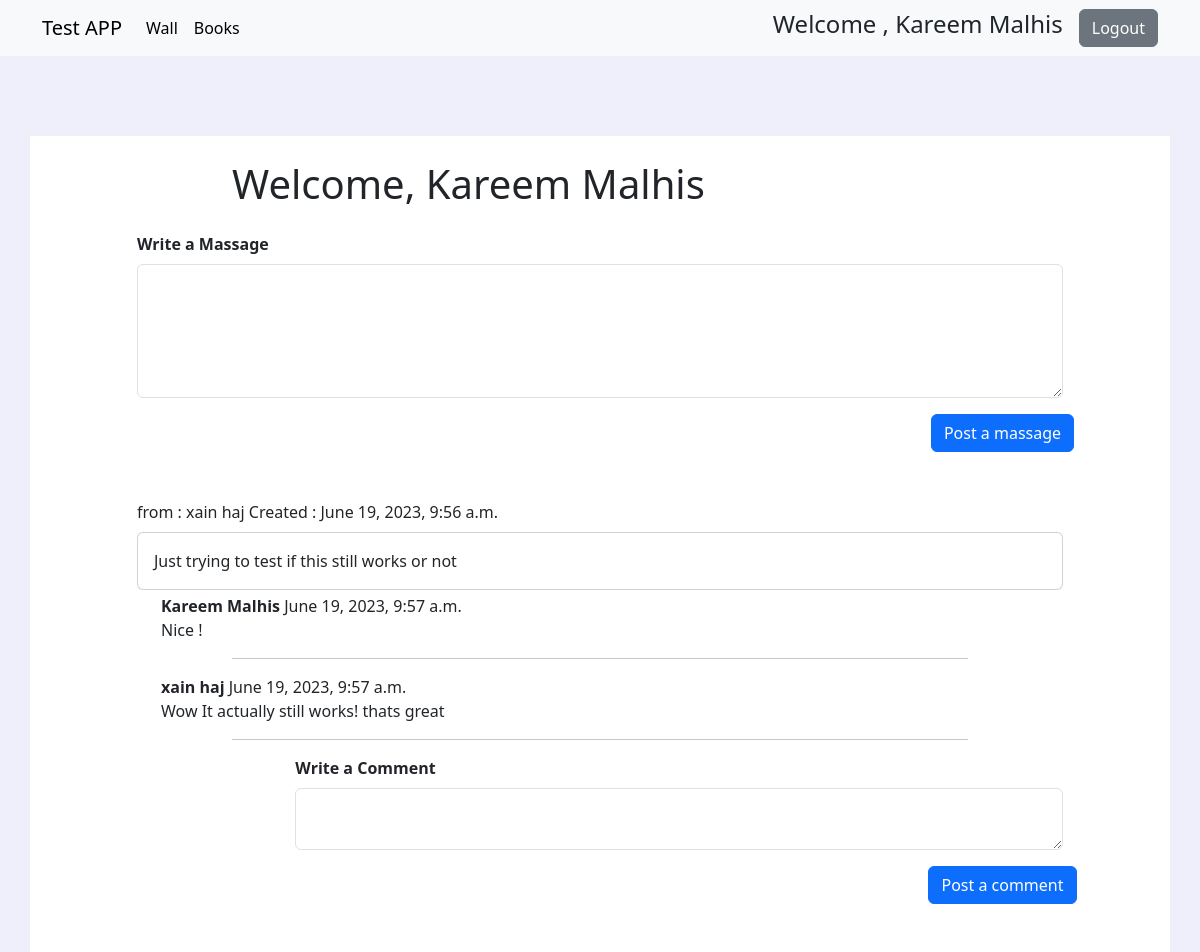
The app's page /success (signed in) with its own data.
### fav_books_app/models.py (models this page shows)
class Users(models.Model):
    first_name=models.CharField(max_length=100)
    last_name=models.CharField(max_length=100)
    email=models.CharField(max_length=100)
    password=models.CharField(max_length=255)
    created_at=models.DateTimeField(auto_now_add=True)
    updated_at=models.DateTimeField(auto_now=True)
    objects = Validation()

class Message(models.Model):
    message = models.TextField()
    user = models.ForeignKey(Users,related_name="messages",on_delete=models.CASCADE)
    created_at=models.DateTimeField(auto_now_add=True)
    updated_at=models.DateTimeField(auto_now=True)

class Comment(models.Model):
    comment = models.TextField()
    massage = models.ForeignKey(Message, related_name="comments", on_delete=models.CASCADE)
    user = models.ForeignKey(Users, related_name="comments", on_delete=models.CASCADE)
    created_at=models.DateTimeField(auto_now_add=True)
    updated_at=models.DateTimeField(auto_now=True)

### fav_books_app/views.py (the view)
# urls.py: path('success', views.success , name='success'),
def success(request):
    user = Users.objects.get(id=request.session['user_id'])
    msg_objects = Message.objects.all().order_by("-created_at")
    comment_objects = Comment.objects.all().order_by("-created_at")
    context = {
        'first_name': user.first_name,
        'last_name': user.last_name,
        'msg_objects': msg_objects,
        'comment_objects': comment_objects,
    }
    return render(request, 'success.html', context)

### fav_books_app/templates/success.html (shortened to what this page needs)
<!DOCTYPE html>
<html lang="en">
<head>
    {% load static %}
    <link rel="stylesheet" href="{% static 'css/bootstrap.css' %}">
    {% load static %}
    {% load static %}
</head>
<body style="background-color: rgba(231, 233, 249, 0.707);">
    <nav class="navbar navbar-expand-lg navbar-light bg-light">
        <div class="container">
            <a class="navbar-brand" href="#">Test APP</a>
            <div class="collapse navbar-collapse" id="navbarSupportedContent">
                <ul class="navbar-nav me-auto mb-2 mb-lg-0">
                    <li class="nav-item">
                        <a class="nav-link active" aria-current="page" href="{% url 'fav_books_app:success_redirect' %}">Wall</a>
                    </li>
                    <li class="nav-item">
                        <a class="nav-link active" aria-current="page" href="{% url 'fav_books_app:books' %}">Books</a>
                    </li>
                </ul>
                <form class="d-flex align-items-center">
                    <h4> Welcome , {{first_name}} {{last_name}}</h4>
                    <a href="{% url 'fav_books_app:logout_process' %}" class="ms-3 btn btn-secondary">Logout</a>
                </form>
            </div>
        </div>
    </nav>
    <div class="container mt-6 pt-4" style="background-color: white;">
        <div class="row justify-content-end mb-3">
            <div class="col-sm-10">
                <h1 class="aligne-item-center">Welcome, {{first_name}} {{last_name}}</h1>
            </div>
        </div>
        <main class="pb-5">
            <form action="{% url 'fav_books_app:msg_process' %}" method="post">
                <div class="row justify-content-center">
                    <div class="col-sm-10">
                        <label for="exampleFormControlTextarea1" class="form-label"><strong>Write a
                                Massage</strong></label>
                        <textarea name="msg" class="form-control" id="exampleFormControlTextarea1" rows="5"></textarea>
                    </div>
                    <div class="row justify-content-end mt-3 ">
                        <div class="col-sm-3  text-center me-3">
                            <button type="submit" class="btn btn-primary">Post a massage</button>
                        </div>
                    </div>
                </div>
            </form>
            {% for msg in msg_objects %}
            <div class="row justify-content-center mt-5 mb-1">
                <div class="col-sm-10">
                    <label class="form-label"> from : {{msg.user.first_name}} {{msg.user.last_name}} Created :
                        {{msg.created_at}}</label>
                    <div class="card">
                        <div class="card-body">
                            {{msg.message}}
                        </div>
                    </div>
                </div>
            </div>
            {% for comment in comment_objects %}
            {% if comment.massage.id == msg.id%}
            <div class="row justify-content-center">
            <div class="col-sm-10 ms-5"> <strong>{{comment.user.first_name}} {{comment.user.last_name}} </strong> {{comment.created_at}}</div>
                <div class="col-sm-10 ms-5">{{comment.comment}} </div>
                <div class="col-sm-8">
                    <hr class="hr">
                </div>
            </div>
            {% endif %}
            {% endfor %}
            <form action="{% url 'fav_books_app:comment_process' %}" method="post">
                <div class="  row justify-content-center">
                    <div class="col-sm-10">
                        <div class="  row justify-content-end">
                            <div class="col-sm-10">
                                <label for="exampleFormControlTextarea1" class="form-label"><strong>Write a
                                        Comment</strong></label>
                                <textarea name="comment" class="form-control" id="exampleFormControlTextarea1"
                                    rows="2"></textarea>
                            </div>
                        </div>
                    </div>
                    <div class="row justify-content-end mt-3 ">
                        <div class="col-sm-3  text-center me-3">
                            <button type="submit" class="btn btn-primary">Post a comment</button>
                        </div>
                    </div>
            </form>
            {% endfor %}
        </main>
    </div>
</body>
</html>

### records on screen
Users: first_name "Kareem", last_name "Malhis"
Message: user.first_name "xain", user.last_name "haj", created_at "June 19, 2023, 9:56 a.m.", message "Just trying to test if this still works or not"
Comment: user.first_name "Kareem", user.last_name "Malhis", created_at "June 19, 2023, 9:57 a.m.", comment "Nice !"
Comment: user.first_name "xain", user.last_name "haj", created_at "June 19, 2023, 9:57 a.m.", comment "Wow It actually still works! thats great"
